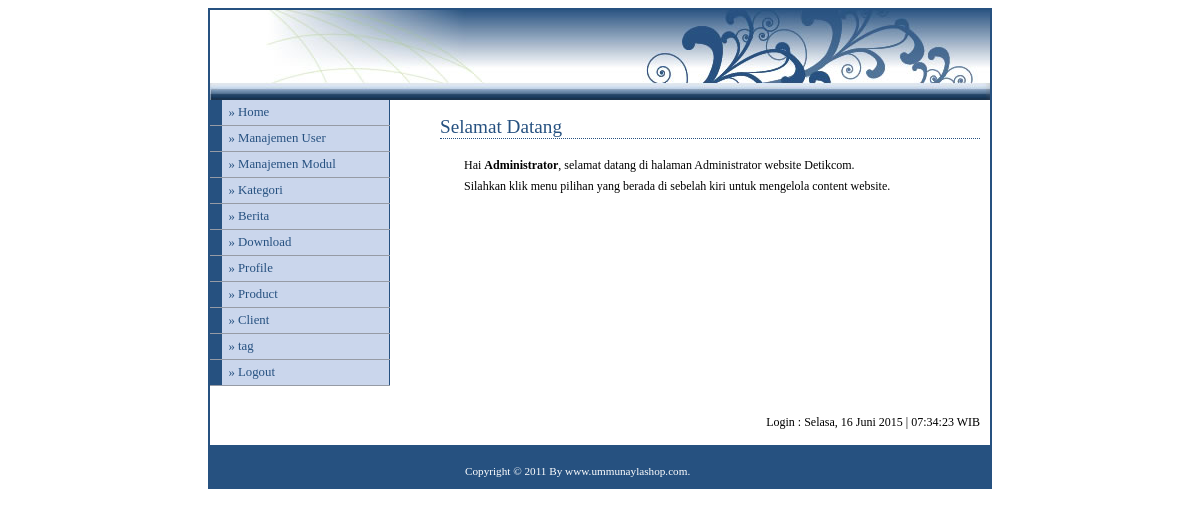
The page /adminweb/media.php?module=home (signed in) on the database its author committed.
### tables this page shows
CREATE TABLE IF NOT EXISTS `modul` (
  `id_modul` int(5) NOT NULL auto_increment,
  `nama_modul` varchar(50) NOT NULL,
  `link` varchar(100) NOT NULL,
  `static_content` text NOT NULL,
  `gambar` varchar(100) NOT NULL,
  `publish` enum('Y','N') NOT NULL,
  `status` enum('user','admin') NOT NULL,
  `aktif` enum('Y','N') NOT NULL,
  `urutan` int(5) NOT NULL,
  PRIMARY KEY  (`id_modul`)
);

### adminweb/menu.php (the view, shortened to what this page needs)
<?php
if ($_SESSION[leveluser]=='admin'){
  $sql=mysql_query("select * from modul where aktif='Y' order by urutan");
}
else{
  $sql=mysql_query("select * from modul where status='user' and aktif='Y' order by urutan");
}
while ($m=mysql_fetch_array($sql)){
  echo "<li><a href='$m[link]'>&#187; $m[nama_modul]</a></li>";
}
?>

### config/adminstyle.css (style rules this page uses)
body { font-family: Tahoma; text-align: center; }
#menu li { width: 180px; border-bottom: 1px solid #969BA5; margin: 0; padding: 0; font-size: 80%; vertical-align: bottom; }
#menu a:link, #menu a:visited { display: block; padding: 5px 5px 5px 0.5em; border-left: 12px solid #265180; border-right: 1px solid #265180; background-color: #CAD6EC; color: #265180; text-decoration: none; }
a:link,a:visited { color:#265180; }

### rows shown on the page
modul: nama_modul "Manajemen User"
modul: nama_modul "Manajemen Modul"
modul: nama_modul "Kategori"
modul: nama_modul "Berita"
modul: nama_modul "Download"
modul: nama_modul "Profile"
modul: nama_modul "Product"
modul: nama_modul "Client"
modul: nama_modul "tag"

### other values the page prints
$_SESSION[namalengkap] "Administrator"
$hari_ini "Selasa"
